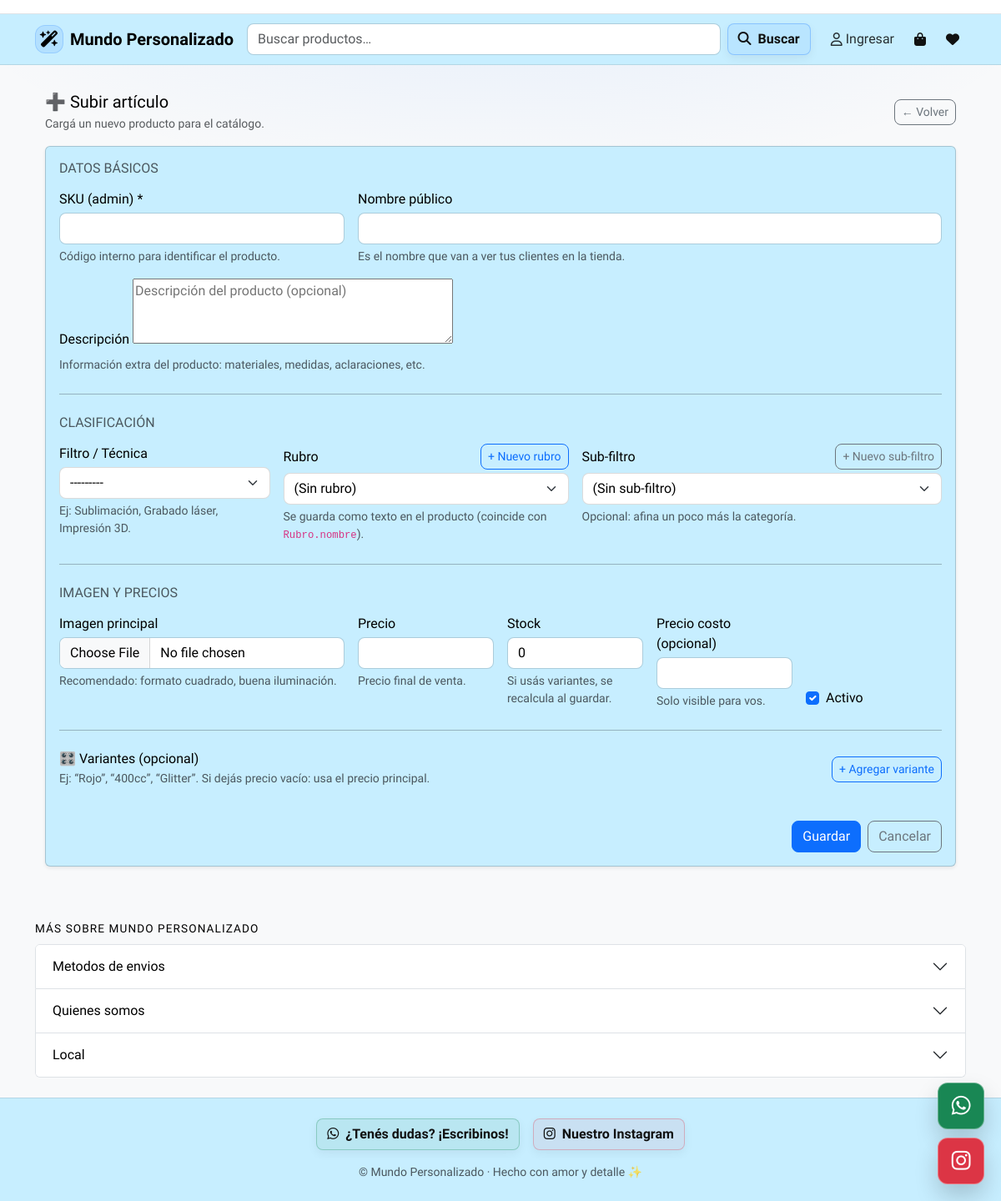
Page /owner/productos/nuevo/ on the committed database.
### owner/models.py (models this page shows, shortened)
class SiteConfig(models.Model):
    primary_color   = models.CharField(max_length=20, default="#0d6efd")
    secondary_color = models.CharField(max_length=20, default="#6c757d")
    success_color   = models.CharField(max_length=20, default="#198754")
    danger_color    = models.CharField(max_length=20, default="#dc3545")
    background      = models.CharField(max_length=20, default="#ffffff")
    surface         = models.CharField(max_length=20, default="#ffffff")
    text_color      = models.CharField(max_length=20, default="#111111")
    muted_color     = models.CharField(max_length=20, default="#6c757d")
    primary_rgb = models.CharField(
        max_length=20,
        default="13,110,253",
        help_text="Formato: R,G,B (ej: 13,110,253)",
    )
    font_base = models.CharField(
        max_length=120,
        default="system-ui, -apple-system, Segoe UI, Roboto, Arial"
    )
    font_headings = models.CharField(
        max_length=120,
        default="system-ui, -apple-system, Segoe UI, Roboto, Arial"
    )
    google_fonts_url = models.URLField(blank=True, default="")
    texts = models.JSONField(default=dict, blank=True)
    updated_at = models.DateTimeField(auto_now=True)
    @classmethod
    def get_solo(cls):
        obj, _ = cls.objects.get_or_create(pk=1)
        return obj

class SiteInfoBlock(models.Model):
    site = models.ForeignKey(
        "SiteConfig",
        on_delete=models.CASCADE,
        related_name="info_blocks",
    )
    clave = models.CharField(
        "Clave interna",
        max_length=80,
        blank=True,
        help_text="Solo para uso interno. Si lo dejás vacío se genera desde el título."
    )
    titulo = models.CharField("Título", max_length=120)
    contenido = models.TextField("Contenido", blank=True)
    orden = models.PositiveIntegerField("Orden", default=1)
    activo = models.BooleanField("Activo", default=True)
    class Meta:
        ordering = ("orden", "id")

### owner/views.py (the view)
# urls.py: path("productos/nuevo/", owner_producto_create_ui, name="owner_producto_create_ui"),
def owner_producto_create_ui(request):
    rubros = Rubro.objects.filter(activo=True).order_by("tech", "orden", "nombre")
    subrubros = (
        SubRubro.objects
        .filter(activo=True)
        .select_related("rubro")
        .order_by("rubro__orden", "orden", "nombre")
    )
    if request.method == "POST":
        form = ProductoPrecioForm(request.POST, request.FILES)
        vformset = ProductoVarianteFormSet(request.POST, request.FILES, prefix="variants")
        if form.is_valid() and vformset.is_valid():
            producto = form.save(commit=False)
            imagen_file = form.cleaned_data.get("imagen")
            if not (producto.nombre_publico or "").strip():
                producto.nombre_publico = producto.sku
            nombre = (producto.nombre_publico or producto.sku or "").strip()
            tech = producto.tech or ""
            rubro_nombre = (request.POST.get("rubro_nombre") or "").strip()
            subrubro_nombre = (request.POST.get("subrubro_nombre") or "").strip()
            rubro_obj = None
            if not rubro_nombre:
                rubro_obj = _detectar_rubro_auto(nombre, tech)
                if rubro_obj:
                    rubro_nombre = rubro_obj.nombre
            else:
                rubro_obj = Rubro.objects.filter(
                    nombre__iexact=rubro_nombre,
                    activo=True
                ).first()
            producto.rubro = rubro_nombre
            producto.subrubro = subrubro_nombre
            producto.imagen = None
            producto.save()
            if imagen_file:
                producto.imagen = imagen_file
                try:
                    producto.save(update_fields=["imagen"])
                except Exception as e:
                    messages.error(
                        request,
                        f"El producto se creó pero hubo un problema guardando la imagen: {e}"
                    )
            vformset.instance = producto
            vformset.save()
            variantes_activas = producto.variantes.filter(activo=True)
            if variantes_activas.exists():
                total = sum(v.stock or 0 for v in variantes_activas)
                producto.stock = total
                producto.save(update_fields=["stock"])
            registrar_evento(
                tipo="producto_creado",
                titulo=f"Producto creado: {producto.nombre_publico or producto.sku}",
                detalle="Artículo creado desde el panel.",
                user=request.user,
                obj=producto,
                extra={
                    "sku": producto.sku,
                    "precio": str(producto.precio),
                    "stock": producto.stock,
                    "rubro": producto.rubro,
                    "subrubro": producto.subrubro,
                },
            )
            messages.success(request, "Artículo creado correctamente.")
            return redirect("catalogo")
        else:
            messages.error(request, "Hay errores en el formulario o en las variantes. Revisá los campos.")
    else:
        form = ProductoPrecioForm()
        vformset = ProductoVarianteFormSet(prefix="variants")
    return render(
        request,
        "owner/producto_create.html",
        {
            "form": form,
            "vformset": vformset,
            "rubros": rubros,
            "subrubros": subrubros,
        },
    )

### owner/templates/owner/producto_create.html (shortened to what this page needs)
{% extends "base.html" %}
{% block content %}
<div class="container py-3">
  <div class="d-flex align-items-center justify-content-between mb-3">
    <div>
      <h1 class="h5 mb-1">➕ Subir artículo</h1>
      <p class="text-muted small mb-0">Cargá un nuevo producto para el catálogo.</p>
    </div>
    <a class="btn btn-sm btn-outline-secondary" href="{% url 'home' %}">← Volver</a>
  </div>
  <form method="post" enctype="multipart/form-data" class="card shadow-sm" id="mainForm">
    <div class="card-body">
      <h2 class="h6 text-uppercase text-muted mb-3">Datos básicos</h2>
      <div class="row g-3">
        <div class="col-md-4">
          <label class="form-label mb-1">SKU (admin) *</label>
          <div class="position-relative">
            {{ form.sku }}
          </div>
          <div class="form-text">Código interno para identificar el producto.</div>
        </div>
        <div class="col-md-8">
          <label class="form-label mb-1">Nombre público</label>
          {{ form.nombre_publico }}
          <div class="form-text">Es el nombre que van a ver tus clientes en la tienda.</div>
        </div>
        <div class="col-12">
          <label class="form-label mb-1">Descripción</label>
          {{ form.descripcion }}
          <div class="form-text">Información extra del producto: materiales, medidas, aclaraciones, etc.</div>
        </div>
      </div>
      <hr class="my-4">
      <h2 class="h6 text-uppercase text-muted mb-3">Clasificación</h2>
      <div class="row g-3">
        <div class="col-md-3">
          <label class="form-label mb-1">Filtro / Técnica</label>
          {{ form.tech }}
          <div class="form-text">Ej: Sublimación, Grabado láser, Impresión 3D.</div>
        </div>
        <div class="col-md-4">
          <div class="d-flex justify-content-between align-items-center mb-1">
            <label class="form-label mb-0">Rubro</label>
            <button type="button" class="btn btn-sm btn-outline-primary" id="btnNuevoRubro">
              + Nuevo rubro
            </button>
          </div>
          <select name="rubro_nombre" class="form-select" id="id_rubro">
            <option value="">(Sin rubro)</option>
          </select>
          <div class="form-text">
            Se guarda como texto en el producto (coincide con <code>Rubro.nombre</code>).
          </div>
        </div>
        <div class="col-md-5">
          <div class="d-flex justify-content-between align-items-center mb-1">
            <label class="form-label mb-0">Sub-filtro</label>
            <button type="button" class="btn btn-sm btn-outline-secondary" id="btnNuevoSubrubro">
              + Nuevo sub-filtro
            </button>
          </div>
          <select name="subrubro_nombre" class="form-select" id="id_subrubro">
            <option value="">(Sin sub-filtro)</option>
          </select>
          <div class="form-text">Opcional: afina un poco más la categoría.</div>
        </div>
      </div>
      <hr class="my-4">
      <h2 class="h6 text-uppercase text-muted mb-3">Imagen y precios</h2>
      <div class="row g-3">
        <div class="col-md-4">
          <label class="form-label mb-1">Imagen principal</label>
          {{ form.imagen }}
          <div class="form-text">Recomendado: formato cuadrado, buena iluminación.</div>
        </div>
        <div class="col-md-2">
          <label class="form-label mb-1">Precio</label>
          {{ form.precio }}
          <div class="form-text">Precio final de venta.</div>
        </div>
        <div class="col-md-2">
          <label class="form-label mb-1">Stock</label>
          {{ form.stock }}
          <div class="form-text">Si usás variantes, se recalcula al guardar.</div>
        </div>
        <div class="col-md-2">
          <label class="form-label mb-1">Precio costo (opcional)</label>
          {{ form.precio_costo }}
          <div class="form-text">Solo visible para vos.</div>
        </div>
        <div class="col-md-2 d-flex align-items-end">
          <div class="form-check">
            {{ form.activo }}
            <label class="form-check-label">Activo</label>
          </div>
        </div>
      </div>
      <hr class="my-4">
      <div class="d-flex align-items-center justify-content-between gap-2">
        <div>
          <h2 class="h6 mb-1">🎛️ Variantes (opcional)</h2>
          <div class="form-text">
            Ej: “Rojo”, “400cc”, “Glitter”. Si dejás precio vacío: usa el precio principal.
          </div>
        </div>
        <button type="button" class="btn btn-sm btn-outline-primary" id="btnAddVar">
          + Agregar variante
        </button>
      </div>
      <div class="d-flex justify-content-end gap-2 mt-4">
        <button class="btn btn-primary" type="submit">Guardar</button>
        <a class="btn btn-outline-secondary" href="{% url 'home' %}">Cancelar</a>
      </div>
    </div>
  </form>
</div>
{% endblock %}

### templates/base.html (shortened to what this page needs)
<!DOCTYPE html>
<html lang="es">
<head>
  <link href="https://cdn.jsdelivr.net/npm/bootstrap@5.3.3/dist/css/bootstrap.min.css" rel="stylesheet">
  <link rel="stylesheet" href="https://cdnjs.cloudflare.com/ajax/libs/font-awesome/6.4.2/css/all.min.css">
</head>
<body class="bg-light">
  <section class="border-bottom" style="background:#ffffff;">
    <div class="container py-2">
    </div>
  </section>
  <nav class="navbar navbar-expand-lg mp-navbar mb-3">
    <div class="container">
      <a class="navbar-brand fw-semibold d-flex align-items-center gap-2" href="{% url 'catalogo' %}">
        <span class="d-inline-flex align-items-center justify-content-center"
          style="width:34px;height:34px;border-radius:12px;background:rgba(13,110,253,.10);border:1px solid rgba(13,110,253,.18);">
          <i class="fa-solid fa-wand-magic-sparkles"></i>
        </span>
        {{ site_cfg.texts.brand_name|default:"Mundo Personalizado" }}
      </a>
      <div id="mainNav" class="collapse navbar-collapse">
        <form id="navSearchForm" class="d-flex ms-auto my-2 my-lg-0 gap-2 flex-grow-1" role="search" method="get"
          action="{% url 'catalogo' %}">
          <div class="position-relative flex-grow-1">
            <input class="form-control" name="q" id="navSearchInput" type="search"
              placeholder="{{ site_cfg.texts.search_placeholder|default:'Buscar productos…' }}" autocomplete="off"
              value="{{ request.GET.q|default:'' }}">
          </div>
          <button class="btn btn-mp primary flex-shrink-0" type="submit">
            <i class="fa-solid fa-magnifying-glass me-1"></i> Buscar
          </button>
        </form>
        <ul class="navbar-nav ms-3 align-items-lg-center gap-2">
          {% if request.user.is_authenticated %}
          <li class="nav-item dropdown">
            <a class="nav-link dropdown-toggle d-flex align-items-center" href="#" role="button"
              data-bs-toggle="dropdown" aria-expanded="false">
              <i class="fa-regular fa-user me-1"></i>
              <span>{{ request.user.first_name|default:"Mi cuenta" }}</span>
            </a>
            <ul class="dropdown-menu dropdown-menu-end">
              <li><a class="dropdown-item" href="{% url 'mi_cuenta' %}">Mi cuenta</a></li>
              <li><a class="dropdown-item" href="{% url 'mis_compras' %}">Mis compras</a></li>
              <li>
                <hr class="dropdown-divider">
              </li>
              <li><a class="dropdown-item text-danger" href="{% url 'logout' %}">Cerrar sesión</a></li>
            </ul>
          </li>
          {% else %}
          <li class="nav-item">
            <a class="nav-link d-flex align-items-center" href="{% url 'login' %}">
              <i class="fa-regular fa-user me-1"></i>
              <span>Ingresar</span>
            </a>
          </li>
          {% endif %}
          <li class="nav-item dropdown">
            <a class="nav-link position-relative nav-icon d-flex align-items-center" href="#" role="button"
              data-bs-toggle="dropdown" aria-expanded="false" aria-label="Carrito">
              <i class="fa-solid fa-bag-shopping"></i>
            </a>
          </li>
          <li class="nav-item dropdown">
            <a class="nav-link position-relative nav-icon d-flex align-items-center" href="#" role="button"
              data-bs-toggle="dropdown" aria-expanded="false" aria-label="Favoritos">
              <i class="fa-solid fa-heart"></i>
            </a>
          </li>
        </ul>
      </div>
    </div>
  </nav>
  <main class="container mb-5">
    {% block content %}{% endblock %}
  </main>
  {% if siteinfo_blocks %}
  <section class="mt-2 mb-4">
    <div class="container">
      <p class="siteinfo-section-title mb-2 text-center text-md-start">
        {{ site_cfg.texts.siteinfo_section_title|default:"Más sobre Mundo Personalizado" }}
      </p>
      <div class="accordion" id="siteInfoAccordion">
        {% for b in siteinfo_blocks %}
        <div class="accordion-item">
          <h2 class="accordion-header" id="siteinfo-heading-{{ b.id }}">
            <button class="accordion-button collapsed" type="button" data-bs-toggle="collapse"
              data-bs-target="#siteinfo-collapse-{{ b.id }}" aria-expanded="false"
              aria-controls="siteinfo-collapse-{{ b.id }}">
              {{ b.titulo }}
            </button>
          </h2>
        </div>
        {% endfor %}
      </div>
    </div>
  </section>
  {% endif %}
  <footer class="mp-footer py-4 mt-auto">
    <div class="container">
      <div class="d-flex flex-column flex-md-row gap-3 justify-content-center">
        <a href="{{ site_cfg.texts.whatsapp_url|default:'https://wa.me/message/NSO7K5POCXLKE1' }}" target="_blank"
          class="btn btn-mp success">
          <i class="fab fa-whatsapp me-1"></i>
          {{ site_cfg.texts.whatsapp_cta|default:"¿Tenés dudas? ¡Escribinos!" }}
        </a>
        <a href="{{ site_cfg.texts.instagram_url|default:'https://www.instagram.com/_mundo_personalizado/?next=%2F' }}"
          target="_blank" class="btn btn-mp danger">
          <i class="fab fa-instagram me-1"></i>
          {{ site_cfg.texts.instagram_cta|default:"Nuestro Instagram" }}
        </a>
      </div>
      <p class="text-center text-muted small mt-3 mb-0">
        © {{ now|date:"Y" }} {{ site_cfg.texts.brand_name|default:"Mundo Personalizado" }} ·
        {{ site_cfg.texts.footer_tagline|default:"Hecho con amor y detalle ✨" }}
      </p>
    </div>
  </footer>
  <div class="floating-btn">
    <a href="{{ site_cfg.texts.whatsapp_url|default:'https://wa.me/message/NSO7K5POCXLKE1' }}" target="_blank"
      class="btn btn-success">
      <i class="fab fa-whatsapp"></i>
    </a>
    <a href="{{ site_cfg.texts.instagram_url|default:'https://www.instagram.com/_mundo_personalizado/?next=%2F' }}"
      target="_blank" class="btn btn-danger">
      <i class="fab fa-instagram"></i>
    </a>
  </div>
</body>
</html>

### rows in the picture
SiteConfig: texts.brand_name "Mundo Personalizado", q "Buscar productos…", texts.siteinfo_section_title "MÁS SOBRE MUNDO PERSONALIZADO", texts.whatsapp_cta "¿Tenés dudas? ¡Escribinos!", texts.instagram_cta "Nuestro Instagram", texts.footer_tagline "Hecho con amor y detalle ✨"
SiteInfoBlock: titulo "Metodos de envios"
SiteInfoBlock: titulo "Quienes somos"
SiteInfoBlock: titulo "Local"
